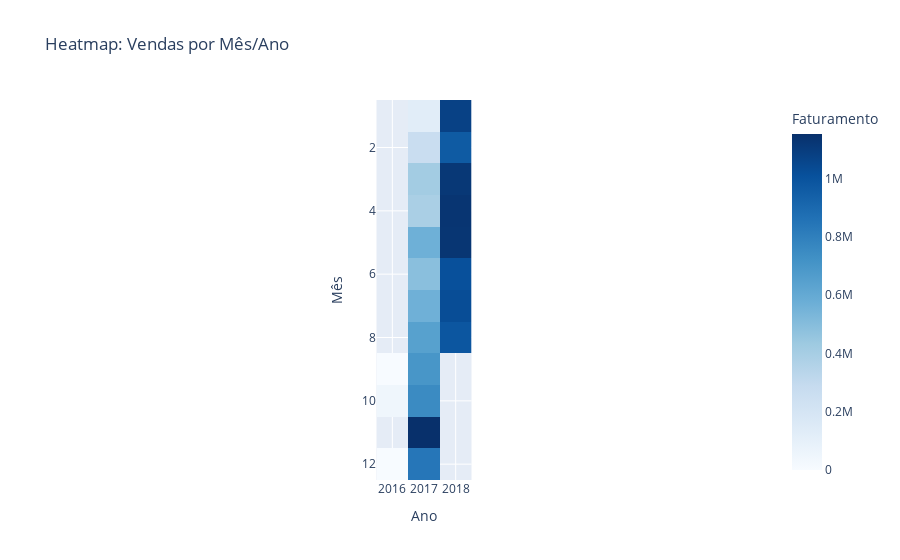

Notebook source saved alongside this figure:
### Code cell
pivot = df.groupby(['year', 'month'])['revenue'].sum().reset_index().pivot(index='month', columns='year', values='revenue')

fig = px.imshow(pivot, 
                labels=dict(x="Ano", y="Mês", color="Faturamento"),
                title="Heatmap: Vendas por Mês/Ano",
                color_continuous_scale='Blues')
fig.write_html('../outputs/heatmap_vendas.html')
fig.show()
print("✓ Salvo: outputs/heatmap_vendas.html")

### Figure 1 — Plotly figure (JSON) as saved in the notebook; plotly's stock layout.template omitted (floating-point values rounded to 4 significant figures)
{"data": [{"coloraxis": "coloraxis", "hovertemplate": "Ano: %{x}<br>Mês: %{y}<br>Faturamento: %{z}<extra></extra>", "name": "0", "type": "heatmap", "x": [2016, 2017, 2018], "xaxis": "x", "y": [1, 2, 3, 4, 5, 6, 7, 8, 9, 10, 11, 12], "yaxis": "y", "z": [[NaN, 127500.0, 1078000.0], [NaN, 271200.0, 966200.0], [NaN, 414300.0, 1121000.0], [NaN, 390800.0, 1133000.0], [NaN, 566900.0, 1129000.0], [NaN, 490100.0, 1012000.0], [NaN, 566300.0, 1028000.0], [NaN, 645800.0, 985500.0], [143.5, 701100.0, NaN], [46490.0, 751100.0, NaN], [NaN, 1153000.0, NaN], [19.62, 843100.0, NaN]]}], "layout": {"coloraxis": {"colorbar": {"title": {"text": "Faturamento"}}, "colorscale": [[0, "rgb(247,251,255)"], [0.125, "rgb(222,235,247)"], [0.25, "rgb(198,219,239)"], [0.375, "rgb(158,202,225)"], [0.5, "rgb(107,174,214)"], [0.625, "rgb(66,146,198)"], [0.75, "rgb(33,113,181)"], [0.875, "rgb(8,81,156)"], [1, "rgb(8,48,107)"]]}, "title": {"text": "Heatmap: Vendas por Mês/Ano"}, "xaxis": {"anchor": "y", "constrain": "domain", "domain": [0, 1], "scaleanchor": "y", "title": {"text": "Ano"}}, "yaxis": {"anchor": "x", "autorange": "reversed", "constrain": "domain", "domain": [0, 1], "title": {"text": "Mês"}}}}
